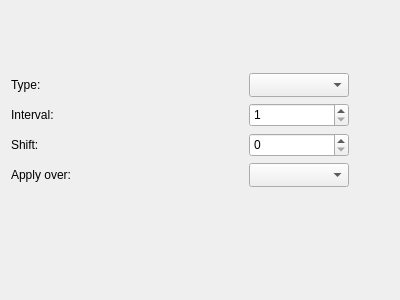
<?xml version="1.0" encoding="UTF-8"?>
<ui version="4.0">
 <class>MovingAverageProperties</class>
 <widget class="QWidget" name="MovingAverageProperties">
  <property name="geometry">
   <rect>
    <x>0</x>
    <y>0</y>
    <width>400</width>
    <height>300</height>
   </rect>
  </property>
  <property name="sizePolicy">
   <sizepolicy hsizetype="Fixed" vsizetype="Fixed">
    <horstretch>0</horstretch>
    <verstretch>0</verstretch>
   </sizepolicy>
  </property>
  <property name="maximumSize">
   <size>
    <width>400</width>
    <height>300</height>
   </size>
  </property>
  <property name="windowTitle">
   <string>Form</string>
  </property>
  <layout class="QVBoxLayout" name="verticalLayout_2">
   <item>
    <layout class="QHBoxLayout" name="horizontalLayout">
     <item>
      <layout class="QVBoxLayout" name="verticalLayout">
       <item>
        <layout class="QHBoxLayout" name="horizontalLayout_6">
         <property name="spacing">
          <number>0</number>
         </property>
         <item>
          <widget class="QLabel" name="label">
           <property name="sizePolicy">
            <sizepolicy hsizetype="Preferred" vsizetype="Preferred">
             <horstretch>0</horstretch>
             <verstretch>0</verstretch>
            </sizepolicy>
           </property>
           <property name="text">
            <string>Type:</string>
           </property>
          </widget>
         </item>
         <item>
          <widget class="QComboBox" name="comboBox">
           <property name="sizePolicy">
            <sizepolicy hsizetype="Fixed" vsizetype="Fixed">
             <horstretch>0</horstretch>
             <verstretch>0</verstretch>
            </sizepolicy>
           </property>
           <property name="minimumSize">
            <size>
             <width>100</width>
             <height>24</height>
            </size>
           </property>
           <property name="maximumSize">
            <size>
             <width>100</width>
             <height>24</height>
            </size>
           </property>
          </widget>
         </item>
        </layout>
       </item>
       <item>
        <layout class="QHBoxLayout" name="horizontalLayout_5">
         <property name="spacing">
          <number>0</number>
         </property>
         <item>
          <widget class="QLabel" name="label_2">
           <property name="sizePolicy">
            <sizepolicy hsizetype="Preferred" vsizetype="Preferred">
             <horstretch>0</horstretch>
             <verstretch>0</verstretch>
            </sizepolicy>
           </property>
           <property name="text">
            <string>Interval:</string>
           </property>
          </widget>
         </item>
         <item>
          <widget class="QSpinBox" name="spinBox">
           <property name="sizePolicy">
            <sizepolicy hsizetype="Fixed" vsizetype="Fixed">
             <horstretch>0</horstretch>
             <verstretch>0</verstretch>
            </sizepolicy>
           </property>
           <property name="minimumSize">
            <size>
             <width>100</width>
             <height>24</height>
            </size>
           </property>
           <property name="maximumSize">
            <size>
             <width>100</width>
             <height>24</height>
            </size>
           </property>
           <property name="minimum">
            <number>1</number>
           </property>
           <property name="maximum">
            <number>10000</number>
           </property>
           <property name="stepType">
            <enum>QAbstractSpinBox::AdaptiveDecimalStepType</enum>
           </property>
          </widget>
         </item>
        </layout>
       </item>
       <item>
        <layout class="QHBoxLayout" name="horizontalLayout_3">
         <property name="spacing">
          <number>0</number>
         </property>
         <item>
          <widget class="QLabel" name="label_3">
           <property name="sizePolicy">
            <sizepolicy hsizetype="Preferred" vsizetype="Preferred">
             <horstretch>0</horstretch>
             <verstretch>0</verstretch>
            </sizepolicy>
           </property>
           <property name="text">
            <string>Shift:</string>
           </property>
           <property name="alignment">
            <set>Qt::AlignLeading|Qt::AlignLeft|Qt::AlignVCenter</set>
           </property>
          </widget>
         </item>
         <item>
          <widget class="QSpinBox" name="spinBox_2">
           <property name="sizePolicy">
            <sizepolicy hsizetype="Fixed" vsizetype="Fixed">
             <horstretch>0</horstretch>
             <verstretch>0</verstretch>
            </sizepolicy>
           </property>
           <property name="minimumSize">
            <size>
             <width>100</width>
             <height>24</height>
            </size>
           </property>
           <property name="maximumSize">
            <size>
             <width>100</width>
             <height>24</height>
            </size>
           </property>
           <property name="minimum">
            <number>0</number>
           </property>
           <property name="maximum">
            <number>9999</number>
           </property>
           <property name="value">
            <number>0</number>
           </property>
          </widget>
         </item>
        </layout>
       </item>
       <item>
        <layout class="QHBoxLayout" name="horizontalLayout_4">
         <property name="spacing">
          <number>0</number>
         </property>
         <item>
          <widget class="QLabel" name="label_4">
           <property name="sizePolicy">
            <sizepolicy hsizetype="Preferred" vsizetype="Preferred">
             <horstretch>0</horstretch>
             <verstretch>0</verstretch>
            </sizepolicy>
           </property>
           <property name="layoutDirection">
            <enum>Qt::LeftToRight</enum>
           </property>
           <property name="text">
            <string>Apply over:</string>
           </property>
           <property name="textFormat">
            <enum>Qt::MarkdownText</enum>
           </property>
           <property name="alignment">
            <set>Qt::AlignLeading|Qt::AlignLeft|Qt::AlignVCenter</set>
           </property>
          </widget>
         </item>
         <item>
          <widget class="QComboBox" name="comboBox_2">
           <property name="sizePolicy">
            <sizepolicy hsizetype="Fixed" vsizetype="Fixed">
             <horstretch>0</horstretch>
             <verstretch>0</verstretch>
            </sizepolicy>
           </property>
           <property name="minimumSize">
            <size>
             <width>100</width>
             <height>24</height>
            </size>
           </property>
           <property name="maximumSize">
            <size>
             <width>100</width>
             <height>24</height>
            </size>
           </property>
          </widget>
         </item>
        </layout>
       </item>
      </layout>
     </item>
     <item>
      <spacer name="horizontalSpacer">
       <property name="orientation">
        <enum>Qt::Horizontal</enum>
       </property>
       <property name="sizeType">
        <enum>QSizePolicy::Minimum</enum>
       </property>
       <property name="sizeHint" stdset="0">
        <size>
         <width>40</width>
         <height>20</height>
        </size>
       </property>
      </spacer>
     </item>
    </layout>
   </item>
   <item>
    <spacer name="verticalSpacer">
     <property name="orientation">
      <enum>Qt::Vertical</enum>
     </property>
     <property name="sizeType">
      <enum>QSizePolicy::Fixed</enum>
     </property>
     <property name="sizeHint" stdset="0">
      <size>
       <width>20</width>
       <height>40</height>
      </size>
     </property>
    </spacer>
   </item>
  </layout>
 </widget>
 <resources/>
 <connections/>
</ui>
